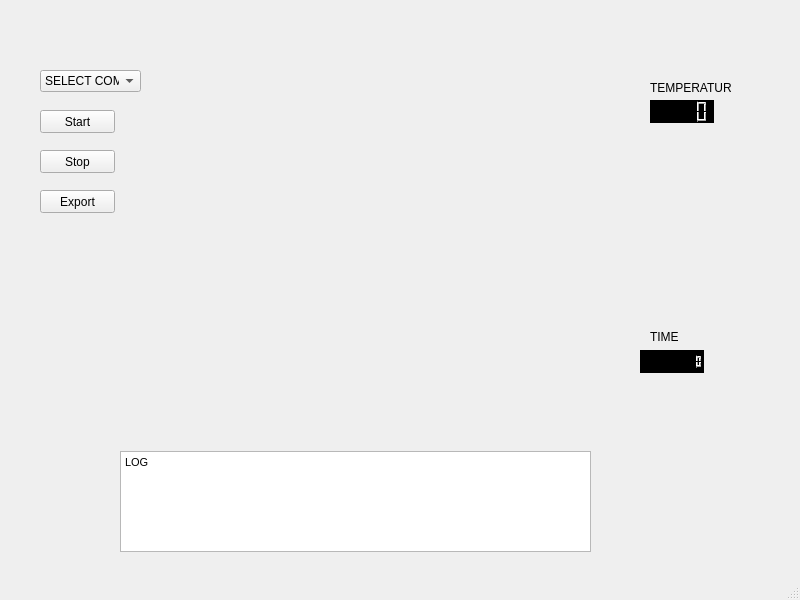
<?xml version="1.0" encoding="UTF-8"?>
<ui version="4.0">
 <class>MainWindow</class>
 <widget class="QMainWindow" name="MainWindow">
  <property name="geometry">
   <rect>
    <x>0</x>
    <y>0</y>
    <width>800</width>
    <height>600</height>
   </rect>
  </property>
  <property name="windowTitle">
   <string>Temp485</string>
  </property>
  <widget class="QWidget" name="centralwidget">
   <widget class="QComboBox" name="comboBox_port">
    <property name="geometry">
     <rect>
      <x>40</x>
      <y>70</y>
      <width>101</width>
      <height>22</height>
     </rect>
    </property>
    <item>
     <property name="text">
      <string>SELECT COM</string>
     </property>
    </item>
   </widget>
   <widget class="QPushButton" name="pushButton_Start">
    <property name="geometry">
     <rect>
      <x>40</x>
      <y>110</y>
      <width>75</width>
      <height>23</height>
     </rect>
    </property>
    <property name="text">
     <string>Start</string>
    </property>
   </widget>
   <widget class="QWidget" name="widget_plot" native="true">
    <property name="geometry">
     <rect>
      <x>180</x>
      <y>90</y>
      <width>451</width>
      <height>291</height>
     </rect>
    </property>
    <layout class="QVBoxLayout" name="verticalLayout_2">
     <item>
      <layout class="QVBoxLayout" name="verticalLayout"/>
     </item>
    </layout>
   </widget>
   <widget class="QLCDNumber" name="lcdNumber_temperature">
    <property name="geometry">
     <rect>
      <x>650</x>
      <y>100</y>
      <width>64</width>
      <height>23</height>
     </rect>
    </property>
    <property name="styleSheet">
     <string notr="true">color: red;          /* colore del numero */
background-color: black;</string>
    </property>
   </widget>
   <widget class="QTextBrowser" name="textBrowser_status">
    <property name="geometry">
     <rect>
      <x>120</x>
      <y>451</y>
      <width>471</width>
      <height>101</height>
     </rect>
    </property>
    <property name="html">
     <string>&lt;!DOCTYPE HTML PUBLIC &quot;-//W3C//DTD HTML 4.0//EN&quot; &quot;http://www.w3.org/TR/REC-html40/strict.dtd&quot;&gt;
&lt;html&gt;&lt;head&gt;&lt;meta name=&quot;qrichtext&quot; content=&quot;1&quot; /&gt;&lt;style type=&quot;text/css&quot;&gt;
p, li { white-space: pre-wrap; }
&lt;/style&gt;&lt;/head&gt;&lt;body style=&quot; font-family:'MS Shell Dlg 2'; font-size:8.25pt; font-weight:400; font-style:normal;&quot;&gt;
&lt;p style=&quot; margin-top:0px; margin-bottom:0px; margin-left:0px; margin-right:0px; -qt-block-indent:0; text-indent:0px;&quot;&gt;LOG&lt;/p&gt;
&lt;p style=&quot;-qt-paragraph-type:empty; margin-top:0px; margin-bottom:0px; margin-left:0px; margin-right:0px; -qt-block-indent:0; text-indent:0px;&quot;&gt;&lt;br /&gt;&lt;/p&gt;&lt;/body&gt;&lt;/html&gt;</string>
    </property>
   </widget>
   <widget class="QPushButton" name="pushButton_Stop">
    <property name="geometry">
     <rect>
      <x>40</x>
      <y>150</y>
      <width>75</width>
      <height>23</height>
     </rect>
    </property>
    <property name="text">
     <string>Stop</string>
    </property>
   </widget>
   <widget class="QPushButton" name="pushButton_Export">
    <property name="geometry">
     <rect>
      <x>40</x>
      <y>190</y>
      <width>75</width>
      <height>23</height>
     </rect>
    </property>
    <property name="text">
     <string>Export</string>
    </property>
   </widget>
   <widget class="QLCDNumber" name="lcdNumber_time">
    <property name="geometry">
     <rect>
      <x>640</x>
      <y>350</y>
      <width>64</width>
      <height>23</height>
     </rect>
    </property>
    <property name="styleSheet">
     <string notr="true">
background-color: black;</string>
    </property>
    <property name="frameShadow">
     <enum>QFrame::Plain</enum>
    </property>
    <property name="digitCount">
     <number>10</number>
    </property>
   </widget>
   <widget class="QLabel" name="label">
    <property name="geometry">
     <rect>
      <x>650</x>
      <y>330</y>
      <width>47</width>
      <height>13</height>
     </rect>
    </property>
    <property name="text">
     <string>TIME</string>
    </property>
   </widget>
   <widget class="QLabel" name="label_2">
    <property name="geometry">
     <rect>
      <x>650</x>
      <y>80</y>
      <width>81</width>
      <height>16</height>
     </rect>
    </property>
    <property name="text">
     <string>TEMPERATURE</string>
    </property>
   </widget>
  </widget>
  <widget class="QMenuBar" name="menubar">
   <property name="geometry">
    <rect>
     <x>0</x>
     <y>0</y>
     <width>800</width>
     <height>21</height>
    </rect>
   </property>
  </widget>
  <widget class="QStatusBar" name="statusbar"/>
 </widget>
 <resources/>
 <connections/>
</ui>
